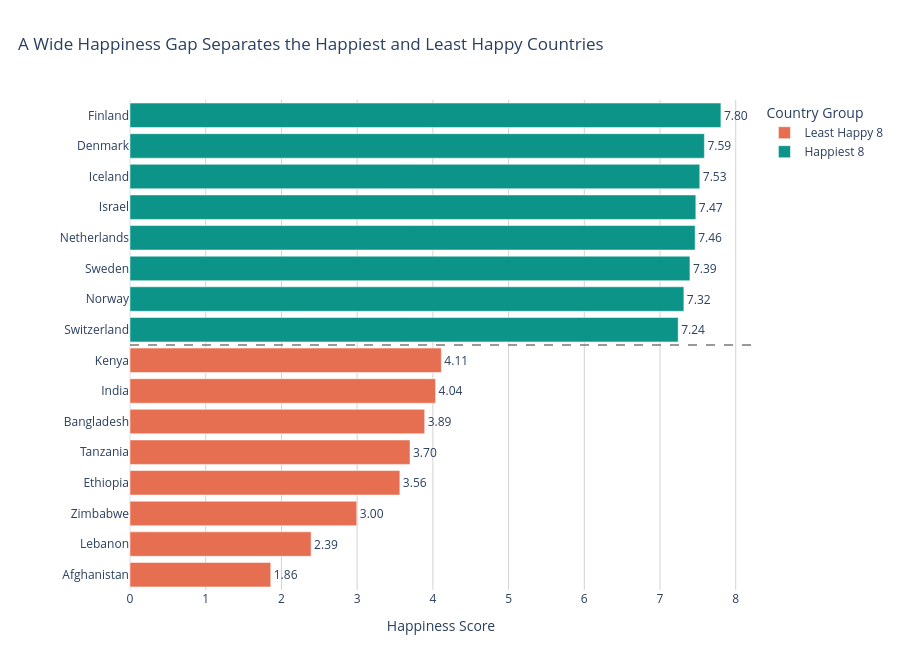

The code cell stored with this chart in its notebook:
### Markdown cell above
---
## Task 2 — Bottom vs. Top: A Contrast Story

**What to build:** A bar chart that highlights the **gap between the happiest and least happy countries**, focusing on a specific insight.

**Requirements:**
- Show the **top 8 AND bottom 8 countries** together (16 bars total)
- Use **colour** to distinguish the two groups (not Plotly's default rainbow)
- Add a **visual separator or annotation** that emphasises the gap
- Insight title that tells the story of the gap

**Hint:** Use `pd.concat([df.nlargest(8,'Happiness_Score'), df.nsmallest(8,'Happiness_Score')])` to get both groups.

**Stretch goal:** Add a vertical reference line showing the global average.

### Code cell
# Task 2: Top 8 vs. Bottom 8 contrast
# ------------------------------------

# Step 1: Get top and bottom countries
top8 = df.nlargest(8, 'Happiness_Score').copy()
top8['Group'] = 'Top 8'
bottom8 = df.nsmallest(8, 'Happiness_Score').copy()
bottom8['Group'] = 'Bottom 8'

combined = pd.concat([bottom8, top8]).sort_values('Happiness_Score')
global_avg = df['Happiness_Score'].mean()
print(f"Global average: {global_avg:.2f}")

# Step 2: Build your chart


top_8 = df.nlargest(8, 'Happiness_Score').copy()
bottom_8 = df.nsmallest(8, 'Happiness_Score').copy()

top_8['Group'] = 'Happiest 8'
bottom_8['Group'] = 'Least Happy 8'

comparison = pd.concat([bottom_8, top_8])
comparison = comparison.sort_values('Happiness_Score', ascending=True)

fig = px.bar(
    comparison,
    x='Happiness_Score',
    y='Country',
    orientation='h',
    color='Group',
    color_discrete_map={
        'Happiest 8': '#0D9488',
        'Least Happy 8': '#E76F51'
    },
    text='Happiness_Score',
    title='A Wide Happiness Gap Separates the Happiest and Least Happy Countries',
    labels={
        'Happiness_Score': 'Happiness Score',
        'Country': 'Country',
        'Group': 'Country Group'
    }
)

fig.update_traces(
    texttemplate='%{text:.2f}',
    textposition='outside',
    cliponaxis=False
)

fig.update_xaxes(
    rangemode='tozero',
    showgrid=True,
    gridcolor='lightgray',
    title='Happiness Score'
)

fig.update_yaxes(title=None)

fig.add_hline(
    y=7.5,
    line_dash='dash',
    line_color='gray',
    opacity=0.8
)

fig.update_layout(
    template='plotly_white',
    title=dict(x=0.02, xanchor='left'),
    legend_title_text='Country Group',
    height=650,
    margin=dict(l=130, r=50, t=100, b=60)
)

fig.show()

### Figure 1 — Plotly figure (JSON) as saved in the notebook; plotly's stock layout.template omitted (floating-point values rounded to 4 significant figures)
{"data": [{"cliponaxis": false, "hovertemplate": "Country Group=Least Happy 8<br>Happiness Score=%{text}<br>Country=%{y}<extra></extra>", "legendgroup": "Least Happy 8", "marker": {"color": "#E76F51", "pattern": {"shape": ""}}, "name": "Least Happy 8", "orientation": "h", "showlegend": true, "text": [1.859, 2.392, 2.995, 3.564, 3.698, 3.892, 4.036, 4.112], "textposition": "outside", "texttemplate": "%{text:.2f}", "type": "bar", "x": [1.859, 2.392, 2.995, 3.564, 3.698, 3.892, 4.036, 4.112], "xaxis": "x", "y": ["Afghanistan", "Lebanon", "Zimbabwe", "Ethiopia", "Tanzania", "Bangladesh", "India", "Kenya"], "yaxis": "y"}, {"cliponaxis": false, "hovertemplate": "Country Group=Happiest 8<br>Happiness Score=%{text}<br>Country=%{y}<extra></extra>", "legendgroup": "Happiest 8", "marker": {"color": "#0D9488", "pattern": {"shape": ""}}, "name": "Happiest 8", "orientation": "h", "showlegend": true, "text": [7.24, 7.315, 7.395, 7.464, 7.473, 7.525, 7.586, 7.804], "textposition": "outside", "texttemplate": "%{text:.2f}", "type": "bar", "x": [7.24, 7.315, 7.395, 7.464, 7.473, 7.525, 7.586, 7.804], "xaxis": "x", "y": ["Switzerland", "Norway", "Sweden", "Netherlands", "Israel", "Iceland", "Denmark", "Finland"], "yaxis": "y"}], "layout": {"barmode": "relative", "height": 650, "legend": {"title": {"text": "Country Group"}, "tracegroupgap": 0}, "margin": {"b": 60, "l": 130, "r": 50, "t": 100}, "shapes": [{"line": {"color": "gray", "dash": "dash"}, "opacity": 0.8, "type": "line", "x0": 0, "x1": 1, "xref": "x domain", "y0": 7.5, "y1": 7.5, "yref": "y"}], "title": {"text": "A Wide Happiness Gap Separates the Happiest and Least Happy Countries", "x": 0.02, "xanchor": "left"}, "xaxis": {"anchor": "y", "domain": [0, 1], "gridcolor": "lightgray", "rangemode": "tozero", "showgrid": true, "title": {"text": "Happiness Score"}}, "yaxis": {"anchor": "x", "domain": [0, 1], "title": {}}}}
